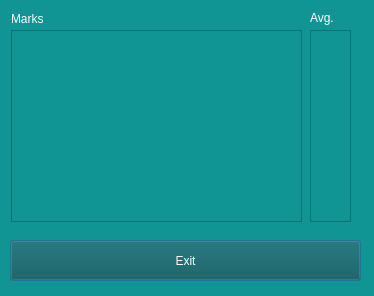
<?xml version="1.0" encoding="UTF-8"?>
<ui version="4.0">
 <class>student_window</class>
 <widget class="QDialog" name="student_window">
  <property name="geometry">
   <rect>
    <x>0</x>
    <y>0</y>
    <width>374</width>
    <height>296</height>
   </rect>
  </property>
  <property name="windowTitle">
   <string>Your current marks</string>
  </property>
  <property name="styleSheet">
   <string notr="true">
color: rgb(255, 255, 255);
background-color: rgb(16, 149, 148);
</string>
  </property>
  <widget class="QPushButton" name="pushButton">
   <property name="geometry">
    <rect>
     <x>10</x>
     <y>240</y>
     <width>351</width>
     <height>41</height>
    </rect>
   </property>
   <property name="styleSheet">
    <string notr="true">background-color: rgb(29, 35, 35);
background-color: rgb(9, 83, 82);
color: rgb(255, 255, 255);</string>
   </property>
   <property name="text">
    <string>Exit</string>
   </property>
  </widget>
  <widget class="QTextEdit" name="textEdit_avg_marks">
   <property name="geometry">
    <rect>
     <x>310</x>
     <y>30</y>
     <width>41</width>
     <height>192</height>
    </rect>
   </property>
   <property name="styleSheet">
    <string notr="true">color: rgb(255, 255, 255);</string>
   </property>
   <property name="readOnly">
    <bool>true</bool>
   </property>
  </widget>
  <widget class="QLabel" name="label_marks_2">
   <property name="geometry">
    <rect>
     <x>310</x>
     <y>10</y>
     <width>32</width>
     <height>16</height>
    </rect>
   </property>
   <property name="styleSheet">
    <string notr="true">color: rgb(255, 255, 255);</string>
   </property>
   <property name="text">
    <string>Avg.</string>
   </property>
  </widget>
  <widget class="QLabel" name="label_marks">
   <property name="geometry">
    <rect>
     <x>11</x>
     <y>11</y>
     <width>32</width>
     <height>16</height>
    </rect>
   </property>
   <property name="styleSheet">
    <string notr="true">color: rgb(255, 255, 255);</string>
   </property>
   <property name="text">
    <string>Marks</string>
   </property>
  </widget>
  <widget class="QTextEdit" name="textEdit_marks">
   <property name="geometry">
    <rect>
     <x>11</x>
     <y>30</y>
     <width>291</width>
     <height>192</height>
    </rect>
   </property>
   <property name="styleSheet">
    <string notr="true">color: rgb(255, 255, 255);</string>
   </property>
   <property name="readOnly">
    <bool>true</bool>
   </property>
  </widget>
 </widget>
 <resources/>
 <connections/>
</ui>
